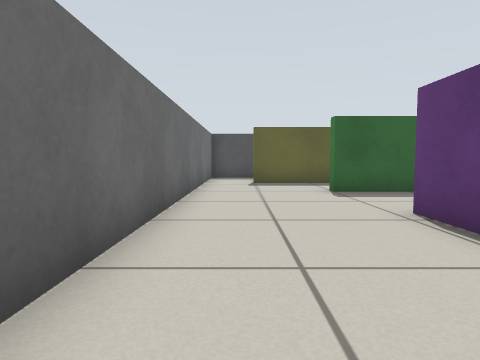
[1] (above)

20 first-person views from a walk through a Gazebo world. The camera is 0.45 m above the floor, tilts 4° down and sees 75° across. The floor is counted in squares, 0.5 m on a side. Each view is taken from the middle of a square. On the plan, view 1 faces up. The plan holds only what a view shows up to about 11 squares ahead; the rest is blank.

[2]
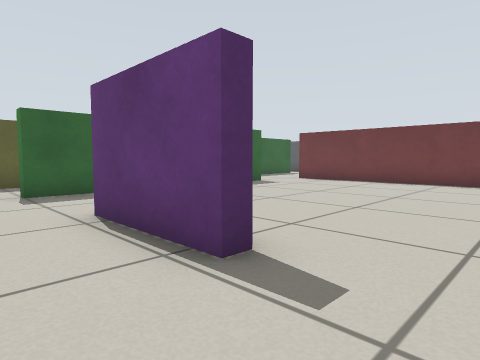

[3]
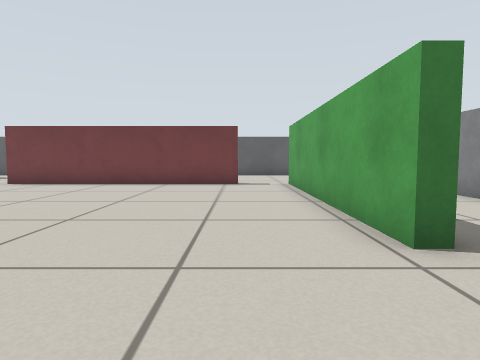

[4]
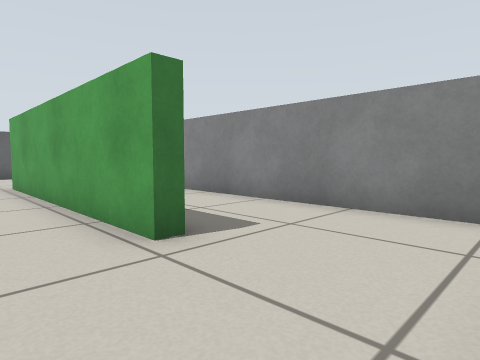

[5]
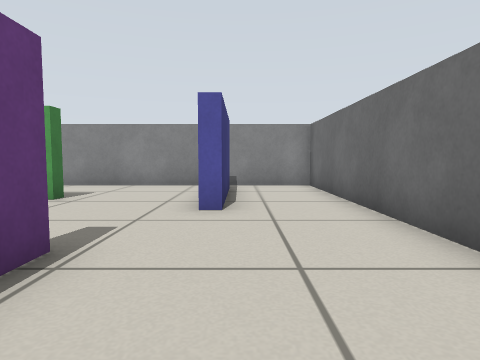

[6]
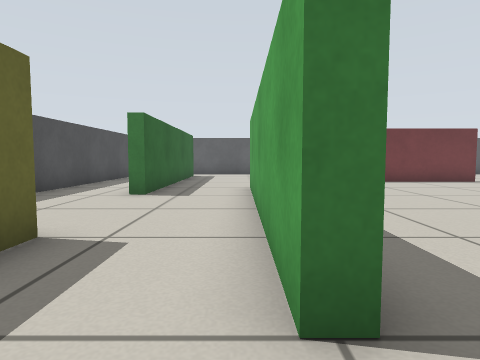

[7]
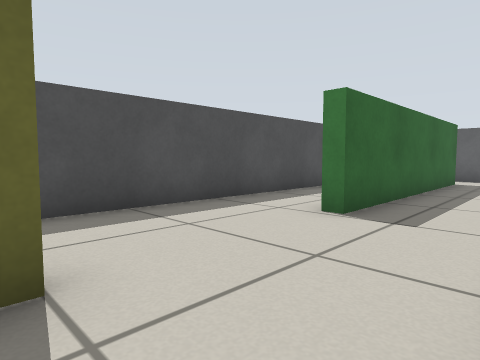

[8]
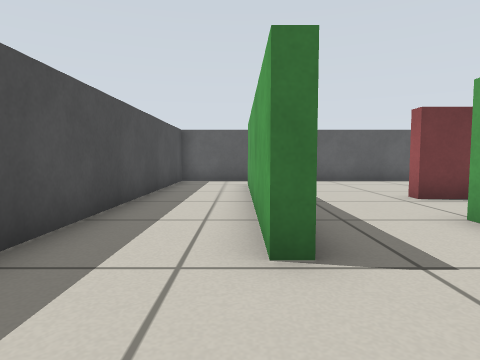

[9]
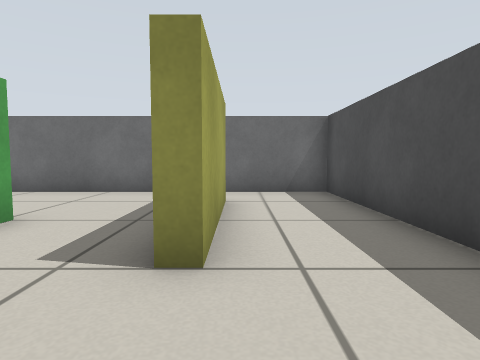

[10]
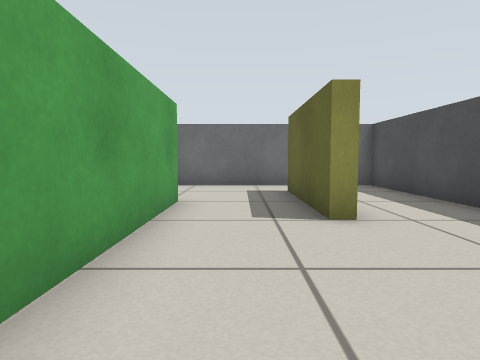

[11]
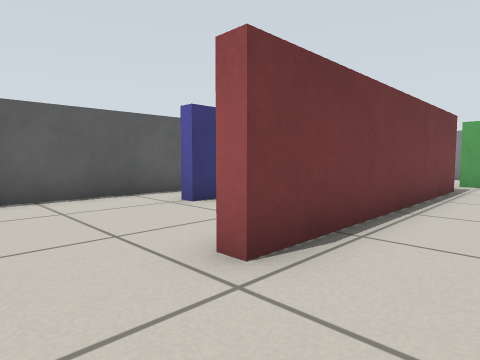

[12]
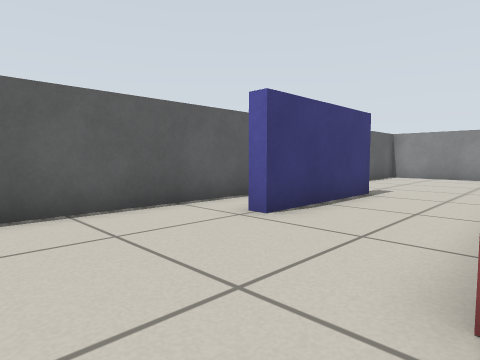

[13]
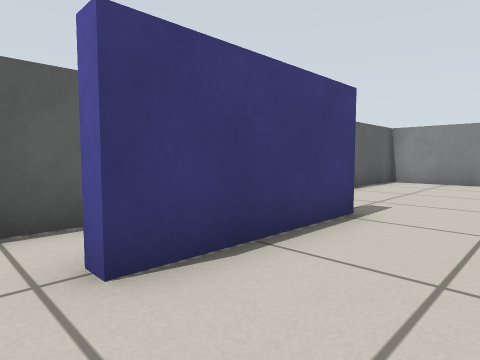

[14]
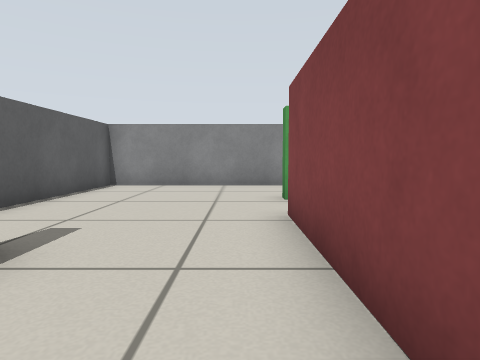

[15]
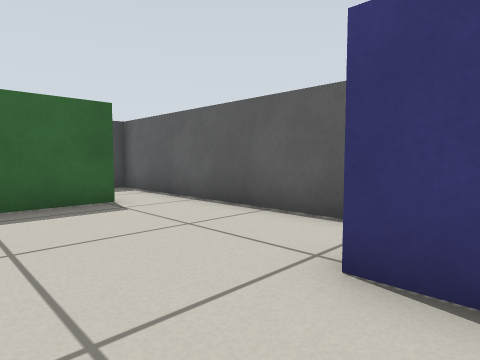

[16]
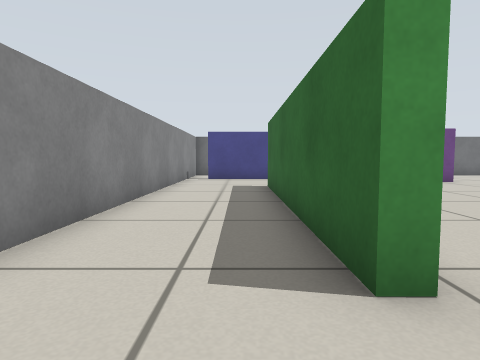

[17]
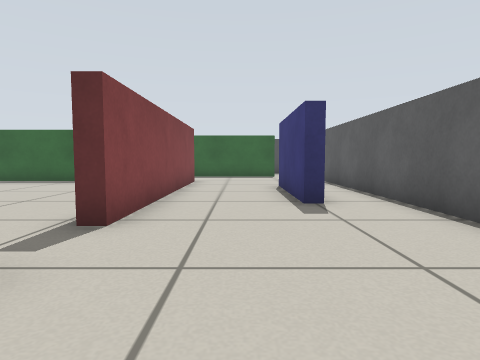

[18]
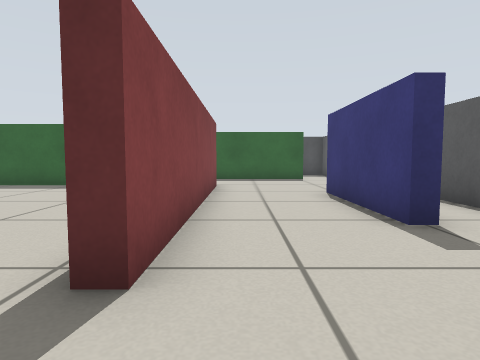

[19]
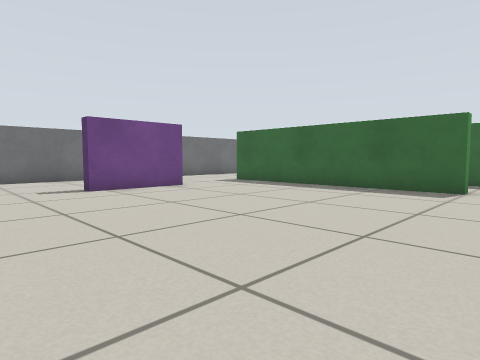

[20]
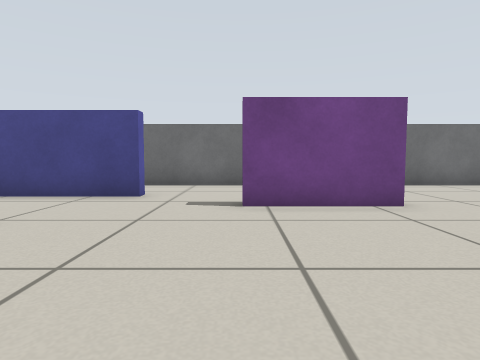

### Floor plan
Points are (right, up) in squares from view 1. A wall is a line through its corners. A room is listed if a view was taken in it or the views show most of it. See-through windows are left out.
Room 1 (views 1, 2, 3, 4, 5, 6, 7, 8, 9, 10, 12, 13, 14, 15, 16, 17, 18, 19, 20)
walls: (3.2, 5.1) (3.2, 2) (2.8, 2) (2.8, 5.1); (10.5, 8.3) (2.5, 8.3) (2.5, 8.7) (10.5, 8.7) (10.5, 8.3); (12.8, 0.1) (12.8, 8.1) (13.2, 8.1) (13.2, 0.1) (12.8, 0.1); (5, -1.7) (13, -1.7) (13, -2.1) (5, -2.1) (5, -1.7); (10.4, 11.3) (8.7, 11.3) (8.7, 11.7) (16.4, 11.7); (16.8, 2) (16.3, 2) (16.3, 6.1) (16.8, 6.1); (1.3, -4.1) (1.3, -0.4) (1.7, -0.4) (1.7, -3.6); (16.8, 11.3) (12.4, 11.3); (-1.3, -5.3) (18.3, -5.3) (18.3, 14.3) (-1.3, 14.3) (-1.3, -5.3)
ways out: opening at (9.5, 9.5) to room 2; opening at (11.5, 8) to room 2; opening at (13, 9.5) to room 2
objects: yellow box (1, 11) to (4, 11)
Room 2 (view 11)
walls: (12.4, 11.3) (10.4, 11.3)
ways out: opening at (9.5, 9.5) to room 1; opening at (11.5, 8) to room 1; opening at (13, 9.5) to room 1

Where each view was taken, in squares from view 1:
view 1: 0 up, 0 right, facing up
view 2: 0 up, 1 right, facing up-right
view 3: 0 up, 2 right, facing right
view 4: 0 up, 2 right, facing down-right
view 5: 5 up, 1 right, facing down
view 6: 9 up, 1 right, facing right
view 7: 9 up, 4 right, facing up-right
view 8: 12 up, 6 right, facing right
view 9: 12 up, 7 right, facing left
view 10: 10 up, 9 right, facing left
view 11: 10 up, 11 right, facing down-right
view 12: 10 up, 13 right, facing down-right
view 13: 7 up, 14 right, facing down-right
view 14: 5 up, 14 right, facing down
view 15: 5 up, 14 right, facing up-right
view 16: 3 down, 15 right, facing left
view 17: 4 down, 15 right, facing up
view 18: 2 down, 14 right, facing up
view 19: 1 down, 12 right, facing up-left
view 20: 2 up, 9 right, facing left
